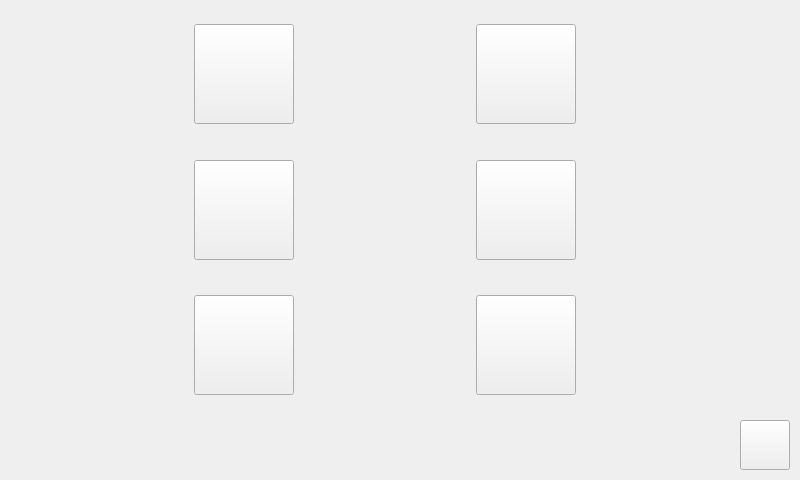
<?xml version="1.0" encoding="UTF-8"?>
<ui version="4.0">
 <class>Home</class>
 <widget class="QWidget" name="Home">
  <property name="geometry">
   <rect>
    <x>0</x>
    <y>0</y>
    <width>800</width>
    <height>480</height>
   </rect>
  </property>
  <property name="minimumSize">
   <size>
    <width>800</width>
    <height>480</height>
   </size>
  </property>
  <property name="maximumSize">
   <size>
    <width>800</width>
    <height>480</height>
   </size>
  </property>
  <property name="windowTitle">
   <string>Home</string>
  </property>
  <property name="windowIcon">
   <iconset resource="picture/picture.qrc">
    <normaloff>:/home.png</normaloff>:/home.png</iconset>
  </property>
  <widget class="QPushButton" name="back">
   <property name="geometry">
    <rect>
     <x>740</x>
     <y>420</y>
     <width>50</width>
     <height>50</height>
    </rect>
   </property>
   <property name="minimumSize">
    <size>
     <width>50</width>
     <height>50</height>
    </size>
   </property>
   <property name="maximumSize">
    <size>
     <width>50</width>
     <height>50</height>
    </size>
   </property>
   <property name="styleSheet">
    <string notr="true">border-image: url(:/back.png);</string>
   </property>
   <property name="text">
    <string/>
   </property>
  </widget>
  <widget class="QWidget" name="widget_4" native="true">
   <property name="geometry">
    <rect>
     <x>10</x>
     <y>10</y>
     <width>750</width>
     <height>400</height>
    </rect>
   </property>
   <property name="minimumSize">
    <size>
     <width>750</width>
     <height>400</height>
    </size>
   </property>
   <property name="maximumSize">
    <size>
     <width>750</width>
     <height>400</height>
    </size>
   </property>
   <layout class="QGridLayout" name="gridLayout">
    <item row="0" column="0">
     <widget class="QWidget" name="widget" native="true">
      <layout class="QHBoxLayout" name="horizontalLayout_2">
       <item>
        <spacer name="horizontalSpacer">
         <property name="orientation">
          <enum>Qt::Horizontal</enum>
         </property>
         <property name="sizeHint" stdset="0">
          <size>
           <width>40</width>
           <height>20</height>
          </size>
         </property>
        </spacer>
       </item>
       <item>
        <widget class="QPushButton" name="vedio">
         <property name="minimumSize">
          <size>
           <width>100</width>
           <height>100</height>
          </size>
         </property>
         <property name="maximumSize">
          <size>
           <width>100</width>
           <height>100</height>
          </size>
         </property>
         <property name="styleSheet">
          <string notr="true">border-image: url(:/vedio-validate.png);</string>
         </property>
         <property name="text">
          <string/>
         </property>
        </widget>
       </item>
       <item>
        <spacer name="horizontalSpacer_2">
         <property name="orientation">
          <enum>Qt::Horizontal</enum>
         </property>
         <property name="sizeHint" stdset="0">
          <size>
           <width>40</width>
           <height>20</height>
          </size>
         </property>
        </spacer>
       </item>
       <item>
        <widget class="QPushButton" name="music">
         <property name="minimumSize">
          <size>
           <width>100</width>
           <height>100</height>
          </size>
         </property>
         <property name="maximumSize">
          <size>
           <width>100</width>
           <height>100</height>
          </size>
         </property>
         <property name="styleSheet">
          <string notr="true">border-image: url(:/music.png);</string>
         </property>
         <property name="text">
          <string/>
         </property>
        </widget>
       </item>
       <item>
        <spacer name="horizontalSpacer_3">
         <property name="orientation">
          <enum>Qt::Horizontal</enum>
         </property>
         <property name="sizeHint" stdset="0">
          <size>
           <width>40</width>
           <height>20</height>
          </size>
         </property>
        </spacer>
       </item>
      </layout>
     </widget>
    </item>
    <item row="1" column="0">
     <widget class="QWidget" name="widget_2" native="true">
      <layout class="QHBoxLayout" name="horizontalLayout">
       <item>
        <spacer name="horizontalSpacer_4">
         <property name="orientation">
          <enum>Qt::Horizontal</enum>
         </property>
         <property name="sizeHint" stdset="0">
          <size>
           <width>40</width>
           <height>20</height>
          </size>
         </property>
        </spacer>
       </item>
       <item>
        <widget class="QPushButton" name="ad">
         <property name="minimumSize">
          <size>
           <width>100</width>
           <height>100</height>
          </size>
         </property>
         <property name="maximumSize">
          <size>
           <width>100</width>
           <height>100</height>
          </size>
         </property>
         <property name="styleSheet">
          <string notr="true">border-image: url(:/Advertisement.png);</string>
         </property>
         <property name="text">
          <string/>
         </property>
        </widget>
       </item>
       <item>
        <spacer name="horizontalSpacer_5">
         <property name="orientation">
          <enum>Qt::Horizontal</enum>
         </property>
         <property name="sizeHint" stdset="0">
          <size>
           <width>40</width>
           <height>20</height>
          </size>
         </property>
        </spacer>
       </item>
       <item>
        <widget class="QPushButton" name="photo">
         <property name="minimumSize">
          <size>
           <width>100</width>
           <height>100</height>
          </size>
         </property>
         <property name="maximumSize">
          <size>
           <width>100</width>
           <height>100</height>
          </size>
         </property>
         <property name="styleSheet">
          <string notr="true">border-image: url(:/photo.png);</string>
         </property>
         <property name="text">
          <string/>
         </property>
        </widget>
       </item>
       <item>
        <spacer name="horizontalSpacer_6">
         <property name="orientation">
          <enum>Qt::Horizontal</enum>
         </property>
         <property name="sizeHint" stdset="0">
          <size>
           <width>40</width>
           <height>20</height>
          </size>
         </property>
        </spacer>
       </item>
      </layout>
     </widget>
    </item>
    <item row="2" column="0">
     <widget class="QWidget" name="widget_3" native="true">
      <layout class="QHBoxLayout" name="horizontalLayout_3">
       <item>
        <spacer name="horizontalSpacer_8">
         <property name="orientation">
          <enum>Qt::Horizontal</enum>
         </property>
         <property name="sizeHint" stdset="0">
          <size>
           <width>40</width>
           <height>20</height>
          </size>
         </property>
        </spacer>
       </item>
       <item>
        <widget class="QPushButton" name="goBang">
         <property name="minimumSize">
          <size>
           <width>100</width>
           <height>100</height>
          </size>
         </property>
         <property name="maximumSize">
          <size>
           <width>100</width>
           <height>100</height>
          </size>
         </property>
         <property name="styleSheet">
          <string notr="true">border-image: url(:/Gobang.png);</string>
         </property>
         <property name="text">
          <string/>
         </property>
        </widget>
       </item>
       <item>
        <spacer name="horizontalSpacer_7">
         <property name="orientation">
          <enum>Qt::Horizontal</enum>
         </property>
         <property name="sizeHint" stdset="0">
          <size>
           <width>40</width>
           <height>20</height>
          </size>
         </property>
        </spacer>
       </item>
       <item>
        <widget class="QPushButton" name="game">
         <property name="minimumSize">
          <size>
           <width>100</width>
           <height>100</height>
          </size>
         </property>
         <property name="maximumSize">
          <size>
           <width>100</width>
           <height>100</height>
          </size>
         </property>
         <property name="styleSheet">
          <string notr="true">border-image: url(:/2048_web_logo.png);</string>
         </property>
         <property name="text">
          <string/>
         </property>
        </widget>
       </item>
       <item>
        <spacer name="horizontalSpacer_9">
         <property name="orientation">
          <enum>Qt::Horizontal</enum>
         </property>
         <property name="sizeHint" stdset="0">
          <size>
           <width>40</width>
           <height>20</height>
          </size>
         </property>
        </spacer>
       </item>
      </layout>
     </widget>
    </item>
   </layout>
  </widget>
 </widget>
 <resources>
  <include location="picture/picture.qrc"/>
 </resources>
 <connections/>
</ui>
